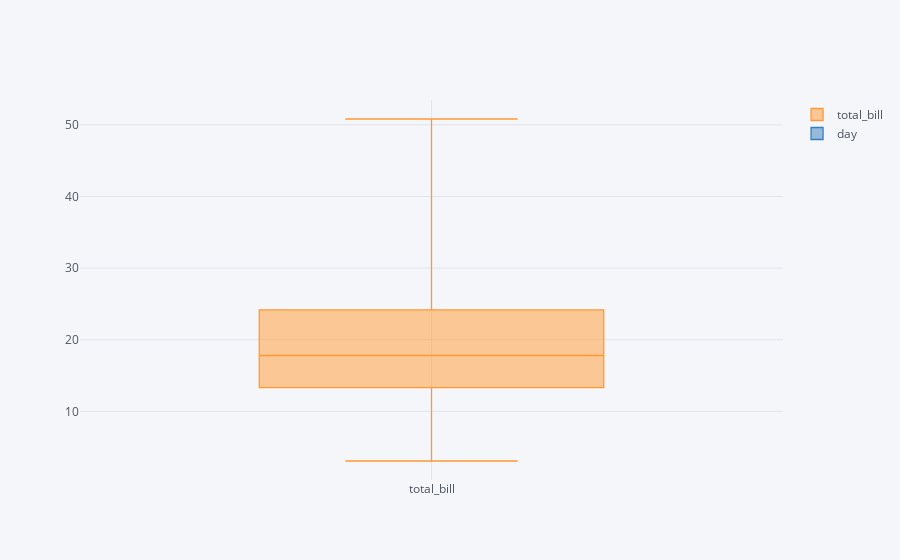

Here is the notebook cell this chart was saved with:
### Code cell
import cufflinks as cf
cf.go_offline()

tips[['total_bill', 'day']].iplot(
    kind='box',
    x='day',
    y='total_bill'
)

### Figure 1 — Plotly figure (JSON) as saved in the notebook; plotly's stock layout.template omitted (floating-point values rounded to 4 significant figures; data arrays with more than 128 entries replaced by an {"elided": "..."} marker saying what was removed)
{"data": [{"boxpoints": false, "line": {"width": 1.3}, "marker": {"color": "rgba(255, 153, 51, 1.0)"}, "name": "total_bill", "orientation": "v", "type": "box", "y": {"elided": "244 float values"}}, {"boxpoints": false, "line": {"width": 1.3}, "marker": {"color": "rgba(55, 128, 191, 1.0)"}, "name": "day", "orientation": "v", "type": "box", "y": {"elided": "244 str values"}}], "layout": {"legend": {"bgcolor": "#F5F6F9", "font": {"color": "#4D5663"}}, "paper_bgcolor": "#F5F6F9", "plot_bgcolor": "#F5F6F9", "title": {"font": {"color": "#4D5663"}}, "xaxis": {"gridcolor": "#E1E5ED", "showgrid": true, "tickfont": {"color": "#4D5663"}, "title": {"font": {"color": "#4D5663"}, "text": ""}, "zerolinecolor": "#E1E5ED"}, "yaxis": {"gridcolor": "#E1E5ED", "showgrid": true, "tickfont": {"color": "#4D5663"}, "title": {"font": {"color": "#4D5663"}, "text": ""}, "zerolinecolor": "#E1E5ED"}}}
